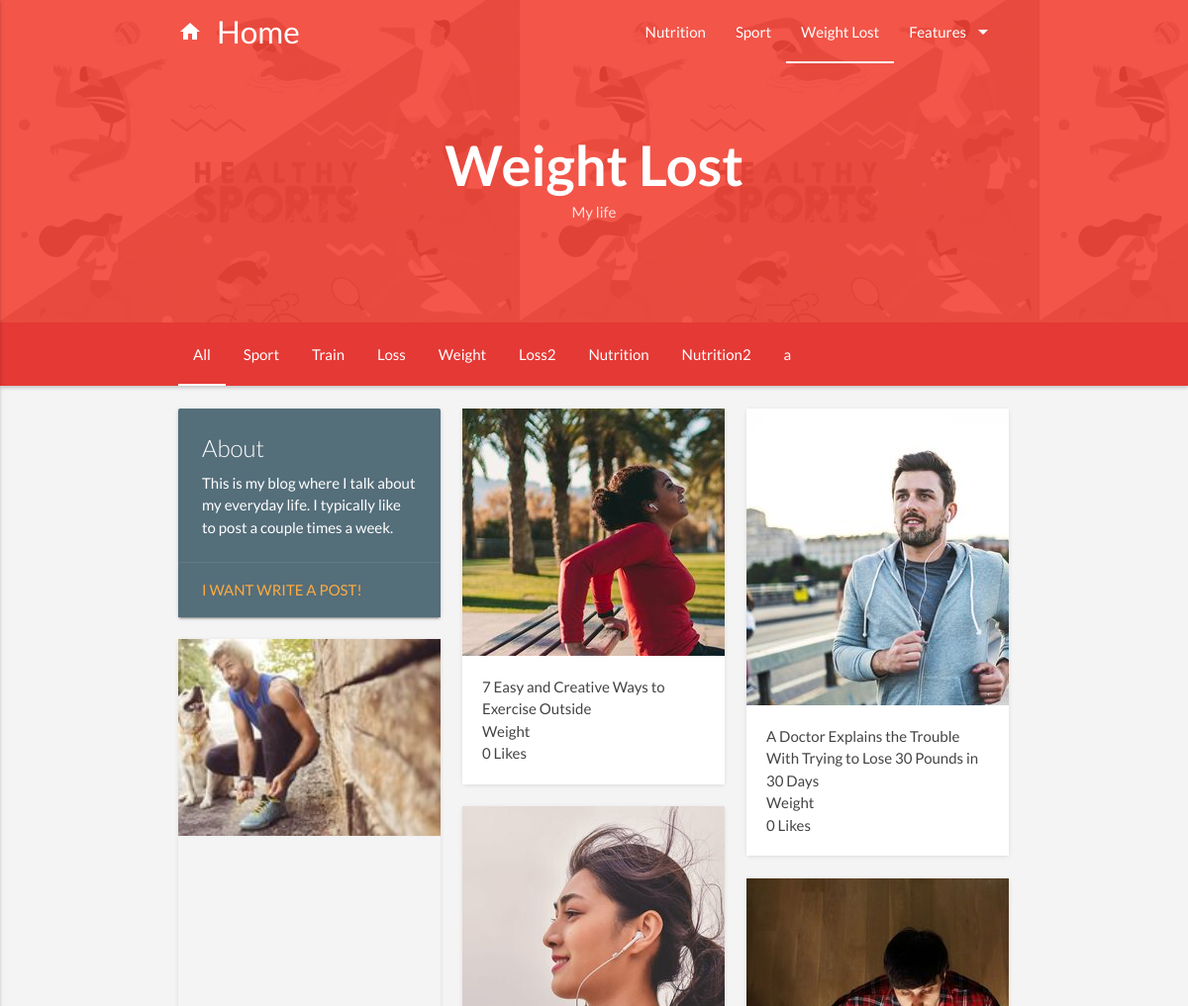
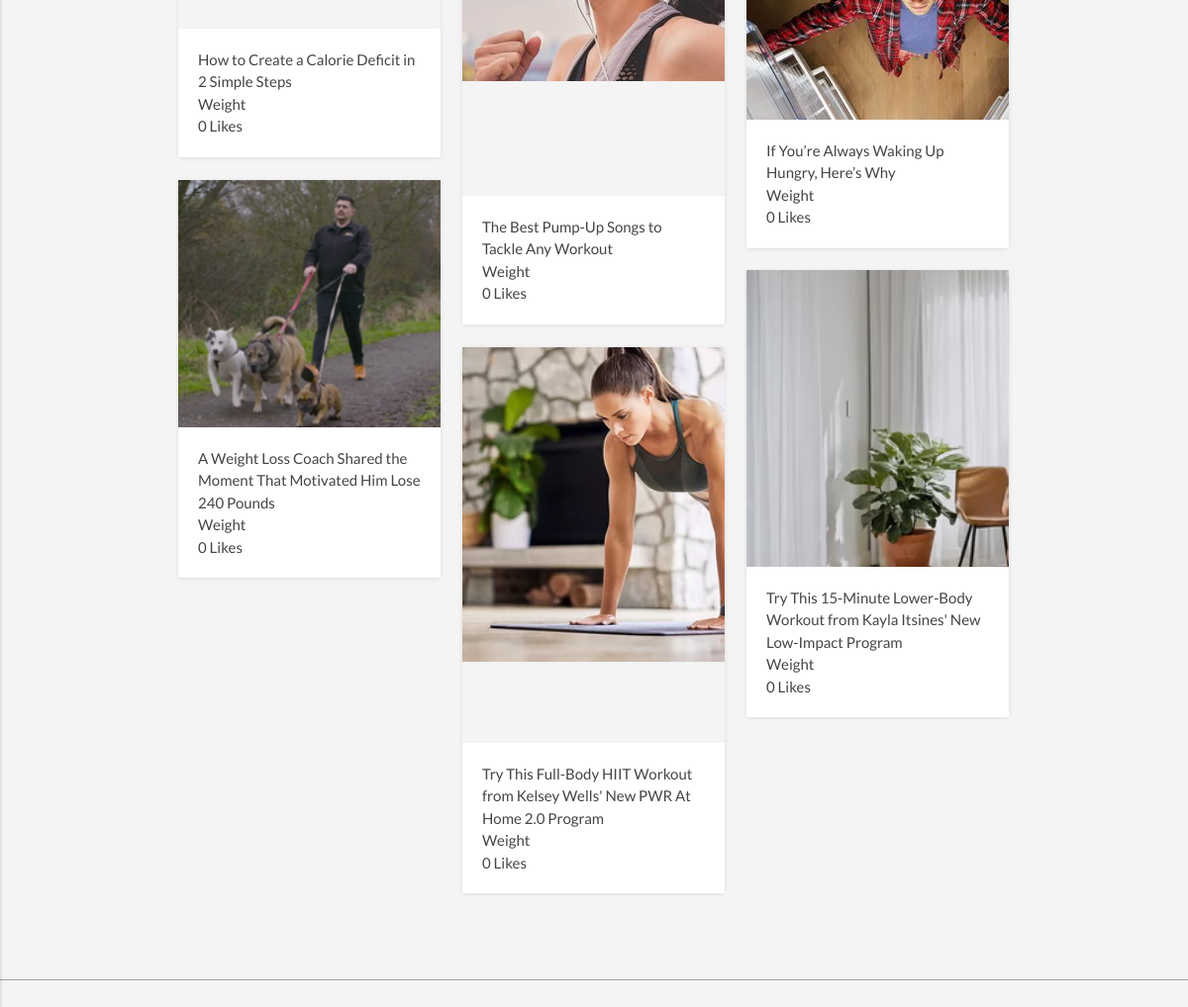
Screenshot of /myblog/weight_lost with the database file from the repository (2 pictures, top to bottom).
### blog/models.py (models this page shows, shortened)
class Post(models.Model):
    category = models.ForeignKey(Categories, related_name='posts', on_delete=models.SET_NULL, null=True)
    author = models.ForeignKey(User, on_delete=models.SET_NULL, null=True)
    title = models.CharField(max_length=250)
    slug = models.SlugField(unique=True, max_length=100)
    description = models.TextField(max_length=10000)
    content = models.TextField(default='(empty)')
    published = models.DateField(auto_now_add=True)
    pic = models.ImageField(upload_to='pics', null=True, blank=True, default='default.png')
    enabled = models.BooleanField(default=True)
    tags = TaggableManager()
    likes = models.IntegerField(default=0)
    class Meta:
        ordering = ['-published']

### blog/views.py (the view)
# urls.py: path('weight_lost', blog_weight_lost, name='blog_weight_lost'),
def blog_weight_lost(request):
    if request.user is not None:
        user = request.user
        username = user.username
    posts = Post.objects.all().filter(category='2').filter(enabled=True).order_by('-published', )
    common_tags = Tag.objects.all()
    form_c = CommentForm()
    try:
        post_slug = request.POST['slug']
        comment_name = request.POST['name']
        comment_email = request.POST['email']
        comment_body = request.POST['body']
    except:
        post_slug = None
    if request.method == 'POST' and post_slug is not None:
        post = models.Post.objects.get(slug=post_slug)
        comment_post = models.Comment.objects.create(post=post, name=comment_name, body=comment_body, email=comment_email)
        comment_post.save()
    return render(request, 'blog/weight_lost.html', locals())

### templates/blog/weight_lost.html (shortened to what this page needs)
{% extends 'blog/base_blog.html' %}
{% load static %}
{% block Top_background %}{% static 'images/background_picture.jpg' %}{% endblock %}
{% block color1 %}red{% endblock %}
{% block color2 %}red{% endblock %}
{% block header_title %}
    <h1>Weight Lost</h1>
    <div class="tagline">My life</div>
{% endblock %}
{% block categories %}
    <li class="active"><a href="#all">All</a></li>
    {% for tag in common_tags %}
        <li><a href="#{{ tag }}">{{ tag }}</a></li>
    {% endfor %}
{% endblock %}
{% block content %}
    {% for post in posts %}
        <div class="col l4 m6 s12 gallery-item gallery-expand gallery-filter {{ post.tags.all |cut:'<QuerySet [' | cut:'<Tag: ' | cut:'>' | cut:',' | cut:']' }} ">
            <div class="gallery-curve-wrapper">
                <a class="gallery-cover gray" style="height: {% cycle '250px' '300px' '400px' '400px' '250px' %};">
                {% if post.pic.url %}
                    <img src="{{ post.pic.url }}" alt="placeholder">
                {% else %}
                    <img src="http://placehold.it/1280x500" alt="placeholder">
                {% endif %}
                </a>
                <div class="gallery-header">
                    <span>{{ post.title }}</span>
                    <br>
                    <span>{{ post.description | truncatechars:100 }}</span>
                    <br>
                    <span>{{ post.likes }} Likes</span>
                </div>
            </div>
            <div class="gallery-action">
            </div>
        </div>
    {% endfor %}
{% endblock %}

### rows the page displays
Tag: name "Sport"
Tag: name "Train"
Tag: name "Loss"
Tag: name "Weight"
Tag: name "Loss2"
Tag: name "Nutrition"
Tag: name "Nutrition2"
Tag: name "a"
Post: pic (picture), title "7 Easy and Creative Ways to Exercise Outside", description "Weight", likes "0"
Post: pic (picture), title "A Doctor Explains the Trouble With Trying to Lose 30 Pounds in 30 Days", description "Weight", likes "0"
Post: pic (picture), title "How to Create a Calorie Deficit in 2 Simple Steps", description "Weight", likes "0"
Post: pic (picture), title "The Best Pump-Up Songs to Tackle Any Workout", description "Weight", likes "0"
Post: pic (picture), title "If You’re Always Waking Up Hungry, Here’s Why", description "Weight", likes "0"
Post: pic (picture), title "A Weight Loss Coach Shared the Moment That Motivated Him Lose 240 Pounds", description "Weight", likes "0"
Post: pic (picture), title "Try This 15-Minute Lower-Body Workout from Kayla Itsines' New Low-Impact Program", description "Weight", likes "0"
Post: pic (picture), title "Try This Full-Body HIIT Workout from Kelsey Wells' New PWR At Home 2.0 Program", description "Weight", likes "0"
